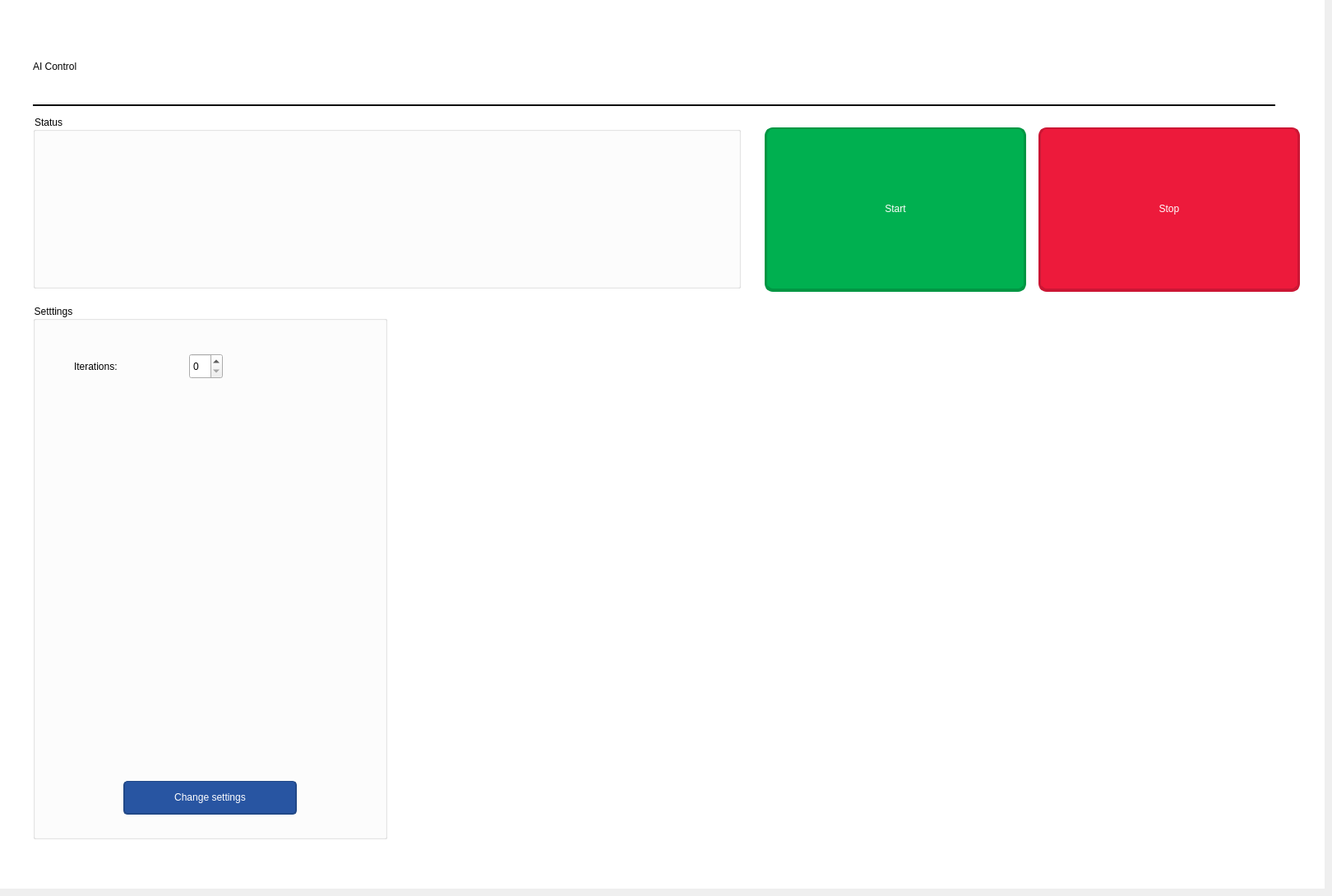
      <widget class="QWidget" name="pageAI">
       <property name="styleSheet">
        <string notr="true"/>
       </property>
       <property name="class" stdset="0">
        <string>pagebackground</string>
       </property>
       <widget class="QWidget" name="horizontalLayoutWidget">
        <property name="geometry">
         <rect>
          <x>930</x>
          <y>150</y>
          <width>651</width>
          <height>211</height>
         </rect>
        </property>
        <layout class="QHBoxLayout" name="Layoutstartstop">
         <property name="spacing">
          <number>15</number>
         </property>
         <item>
          <widget class="QPushButton" name="buttonStart">
           <property name="maximumSize">
            <size>
             <width>16777215</width>
             <height>200</height>
            </size>
           </property>
           <property name="baseSize">
            <size>
             <width>0</width>
             <height>0</height>
            </size>
           </property>
           <property name="styleSheet">
            <string notr="true">QPushButton{
	background-color: rgb(0, 176, 80);
	color: white;
	font: 22pt &quot;Open Sans&quot;;

	border-radius: 10px;
	border-top: 1.5px solid rgb(0, 150, 67);
	border-left: 3px solid   rgb(0, 150, 67);
	border-right: 3px solid   rgb(0, 150, 67);
	border-bottom: 4px solid   rgb(0, 150, 67);
}

QPushButton:pressed{
	background-color: rgb(0, 156, 70);
	border-bottom:1.5px solid  rgb(0, 103, 46);
	border-left: 3px solid   rgb(0, 103, 46);
	border-right: 3px solid   rgb(0, 103, 46);
	border-top: 4px solid  rgb(0, 103, 46);
 }</string>
           </property>
           <property name="text">
            <string>Start</string>
           </property>
          </widget>
         </item>
         <item>
          <widget class="QPushButton" name="buttonStop">
           <property name="maximumSize">
            <size>
             <width>16777215</width>
             <height>200</height>
            </size>
           </property>
           <property name="styleSheet">
            <string notr="true">QPushButton{
	background-color: rgb(237, 26, 59);
	color: white;
	font: 22pt &quot;Open Sans&quot;;

	border-radius: 10px;
	border-top: 1.5px solid rgb(203, 22, 52);
	border-left: 3px solid   rgb(203, 22, 52);
	border-right: 3px solid  rgb(203, 22, 52);
	border-bottom: 4px solid rgb(203, 22, 52);
}

QPushButton:pressed{
	background-color: rgb(207, 22, 53);
	border-bottom:1.5px solid  rgb(177, 19, 45);
	border-left: 3px solid  rgb(177, 19, 45);
	border-right: 3px solid  rgb(177, 19, 45);
	border-top: 4px solid rgb(177, 19, 45);
 }</string>
           </property>
           <property name="text">
            <string>Stop</string>
           </property>
          </widget>
         </item>
        </layout>
       </widget>
       <widget class="QWidget" name="gridLayoutWidget">
        <property name="geometry">
         <rect>
          <x>510</x>
          <y>380</y>
          <width>1071</width>
          <height>641</height>
         </rect>
        </property>
        <layout class="QGridLayout" name="graphlayout">
         <item row="0" column="0">
          <widget class="QLabel" name="label_3">
           <property name="styleSheet">
            <string notr="true">image: url(resources/shakegraph1.png);
margin: 5px;</string>
           </property>
           <property name="text">
            <string/>
           </property>
          </widget>
         </item>
         <item row="1" column="0">
          <widget class="QLabel" name="label_5">
           <property name="styleSheet">
            <string notr="true">image: url(resources/shakegraph3.png);
margin: 5px;</string>
           </property>
           <property name="text">
            <string/>
           </property>
          </widget>
         </item>
         <item row="1" column="1">
          <widget class="QLabel" name="label_6">
           <property name="styleSheet">
            <string notr="true">image: url(resources/shakegraph4.png);
margin: 5px;</string>
           </property>
           <property name="text">
            <string/>
           </property>
          </widget>
         </item>
         <item row="0" column="1">
          <widget class="QLabel" name="label_4">
           <property name="styleSheet">
            <string notr="true">image: url(resources/shakegraph2.png);
margin: 5px;</string>
           </property>
           <property name="text">
            <string/>
           </property>
          </widget>
         </item>
        </layout>
       </widget>
       <widget class="QGroupBox" name="statusBox">
        <property name="geometry">
         <rect>
          <x>40</x>
          <y>140</y>
          <width>861</width>
          <height>211</height>
         </rect>
        </property>
        <property name="styleSheet">
         <string notr="true">font: 18pt &quot;Open Sans&quot;;
color: black;</string>
        </property>
        <property name="title">
         <string>Status</string>
        </property>
        <property name="flat">
         <bool>false</bool>
        </property>
        <property name="checkable">
         <bool>false</bool>
        </property>
       </widget>
       <widget class="QGroupBox" name="settingsBox">
        <property name="geometry">
         <rect>
          <x>40</x>
          <y>370</y>
          <width>431</width>
          <height>651</height>
         </rect>
        </property>
        <property name="styleSheet">
         <string notr="true">font: 18pt &quot;Open Sans&quot;;
color: black;</string>
        </property>
        <property name="title">
         <string>Setttings</string>
        </property>
        <widget class="QPushButton" name="buttonSettings">
         <property name="geometry">
          <rect>
           <x>110</x>
           <y>580</y>
           <width>211</width>
           <height>41</height>
          </rect>
         </property>
         <property name="styleSheet">
          <string notr="true">QPushButton{
	background-color: rgb(40, 85, 162);
	color: white;
	font: 14pt &quot;Open Sans&quot;;

	border-radius: 5px;
	border-top: 1px solid rgb(33, 72, 135);
	border-left: 1.5px solid  rgb(33, 72, 135);
	border-right: 1.5px solid  rgb(33, 72, 135);
	border-bottom: 2px solid rgb(33, 72, 135);
}

QPushButton:pressed{
	background-color:rgb(33, 72, 135);
	border-top: 1px solid rgb(27, 59, 111);
	border-left: 1.5px solid  rgb(27, 59, 111);
	border-right: 1.5px solid  rgb(27, 59, 111);
	border-bottom: 2px solid rgb(27, 59, 111);
 }</string>
         </property>
         <property name="text">
          <string>Change settings</string>
         </property>
        </widget>
        <widget class="QSpinBox" name="spinIterations">
         <property name="geometry">
          <rect>
           <x>190</x>
           <y>60</y>
           <width>41</width>
           <height>31</height>
          </rect>
         </property>
         <property name="styleSheet">
          <string notr="true">color: black;
</string>
         </property>
        </widget>
        <widget class="QLabel" name="labelIterations">
         <property name="geometry">
          <rect>
           <x>50</x>
           <y>60</y>
           <width>131</width>
           <height>31</height>
          </rect>
         </property>
         <property name="text">
          <string>Iterations:</string>
         </property>
        </widget>
       </widget>
       <widget class="QLabel" name="aibackground">
        <property name="geometry">
         <rect>
          <x>0</x>
          <y>0</y>
          <width>1611</width>
          <height>1081</height>
         </rect>
        </property>
        <property name="styleSheet">
         <string notr="true">background-color: white;</string>
        </property>
        <property name="text">
         <string/>
        </property>
       </widget>
       <widget class="QLabel" name="Titel_5">
        <property name="geometry">
         <rect>
          <x>40</x>
          <y>50</y>
          <width>711</width>
          <height>61</height>
         </rect>
        </property>
        <property name="styleSheet">
         <string notr="true">font: 48pt &quot;Open Sans&quot;;
color: black;</string>
        </property>
        <property name="text">
         <string>AI Control</string>
        </property>
       </widget>
       <widget class="Line" name="line_25">
        <property name="geometry">
         <rect>
          <x>40</x>
          <y>120</y>
          <width>1511</width>
          <height>16</height>
         </rect>
        </property>
        <property name="styleSheet">
         <string notr="true"/>
        </property>
        <property name="frameShadow">
         <enum>QFrame::Plain</enum>
        </property>
        <property name="lineWidth">
         <number>2</number>
        </property>
        <property name="orientation">
         <enum>Qt::Horizontal</enum>
        </property>
       </widget>
       <zorder>aibackground</zorder>
       <zorder>horizontalLayoutWidget</zorder>
       <zorder>gridLayoutWidget</zorder>
       <zorder>statusBox</zorder>
       <zorder>settingsBox</zorder>
       <zorder>Titel_5</zorder>
       <zorder>line_25</zorder>
      </widget>
